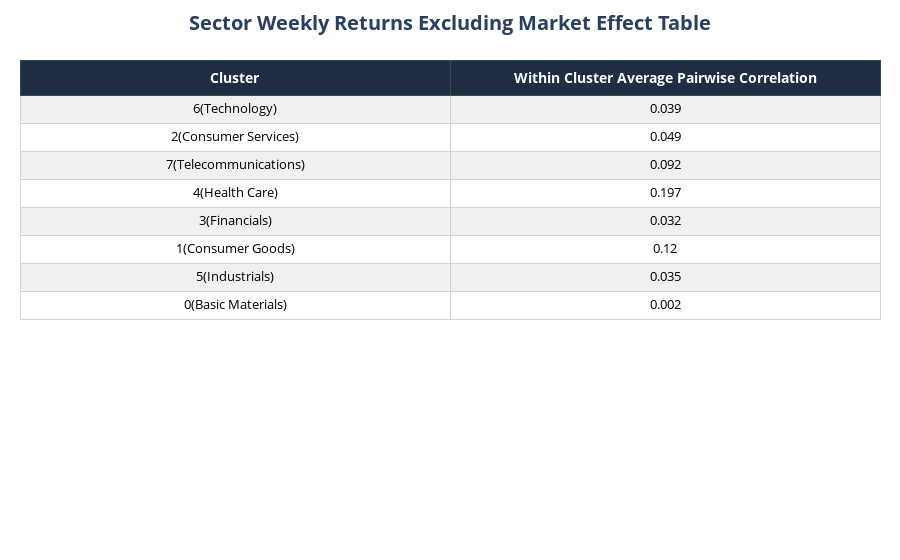
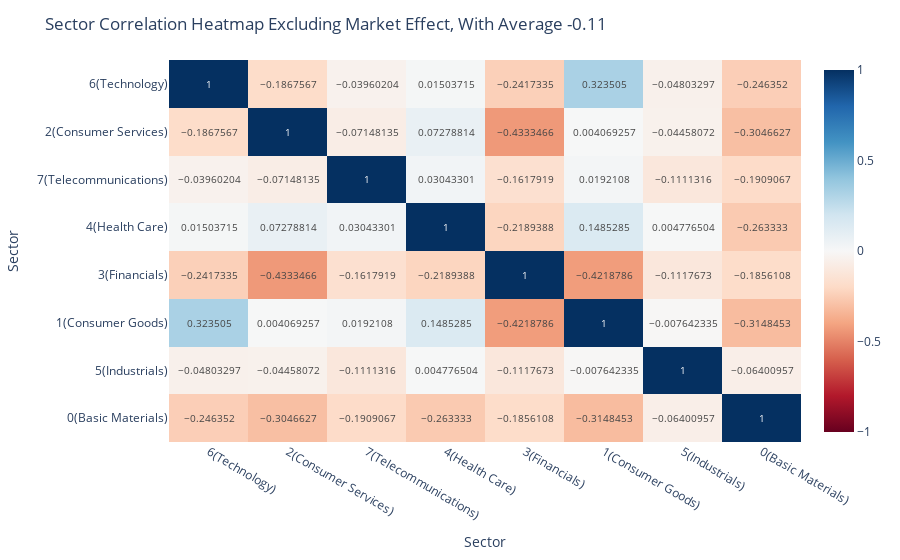

Source (notebook cell) for these figures, in order:
### Code cell
evaluation2(sector_returns, cluster=False)

### Figure 1 — Plotly figure (JSON) as saved in the notebook; plotly's stock layout.template omitted (floating-point values rounded to 4 significant figures)
{"data": [{"cells": {"align": "center", "fill": {"color": [["#f0f0f0", "#ffffff", "#f0f0f0", "#ffffff", "#f0f0f0", "#ffffff", "#f0f0f0", "#ffffff"], ["#f0f0f0", "#ffffff", "#f0f0f0", "#ffffff", "#f0f0f0", "#ffffff", "#f0f0f0", "#ffffff"]]}, "font": {"color": "black", "size": 13}, "height": 28, "line": {"color": "lightgrey"}, "values": [["6(Technology)", "2(Consumer Services)", "7(Telecommunications)", "4(Health Care)", "3(Financials)", "1(Consumer Goods)", "5(Industrials)", "0(Basic Materials)"], [0.039, 0.049, 0.092, 0.197, 0.032, 0.12, 0.035, 0.002]]}, "header": {"align": "center", "fill": {"color": "#1f2e43"}, "font": {"color": "white", "size": 14}, "height": 35, "line": {"color": "darkslategray"}, "values": ["<b>Cluster</b>", "<b>Within Cluster Average Pairwise Correlation</b>"]}, "type": "table"}], "layout": {"margin": {"b": 20, "l": 20, "r": 20, "t": 60}, "paper_bgcolor": "white", "title": {"font": {"size": 20}, "text": "<b>Sector Weekly Returns Excluding Market Effect Table</b>", "x": 0.5, "xanchor": "center"}}}

### Figure 2 — Plotly figure (JSON) as saved in the notebook; plotly's stock layout.template omitted (floating-point values rounded to 4 significant figures)
{"data": [{"coloraxis": "coloraxis", "hovertemplate": "Cluster: %{x}<br>Cluster: %{y}<br>color: %{z}<extra></extra>", "name": "0", "texttemplate": "%{z}", "type": "heatmap", "x": ["6(Technology)", "2(Consumer Services)", "7(Telecommunications)", "4(Health Care)", "3(Financials)", "1(Consumer Goods)", "5(Industrials)", "0(Basic Materials)"], "xaxis": "x", "y": ["6(Technology)", "2(Consumer Services)", "7(Telecommunications)", "4(Health Care)", "3(Financials)", "1(Consumer Goods)", "5(Industrials)", "0(Basic Materials)"], "yaxis": "y", "z": [[1, -0.1868, -0.0396, 0.01504, -0.2417, 0.3235, -0.04803, -0.2464], [-0.1868, 1, -0.07148, 0.07279, -0.4333, 0.004069, -0.04458, -0.3047], [-0.0396, -0.07148, 1, 0.03043, -0.1618, 0.01921, -0.1111, -0.1909], [0.01504, 0.07279, 0.03043, 1, -0.2189, 0.1485, 0.004777, -0.2633], [-0.2417, -0.4333, -0.1618, -0.2189, 1, -0.4219, -0.1118, -0.1856], [0.3235, 0.004069, 0.01921, 0.1485, -0.4219, 1, -0.007642, -0.3148], [-0.04803, -0.04458, -0.1111, 0.004777, -0.1118, -0.007642, 1, -0.06401], [-0.2464, -0.3047, -0.1909, -0.2633, -0.1856, -0.3148, -0.06401, 1]]}], "layout": {"coloraxis": {"cmax": 1, "cmin": -1, "colorscale": [[0, "rgb(103,0,31)"], [0.1, "rgb(178,24,43)"], [0.2, "rgb(214,96,77)"], [0.3, "rgb(244,165,130)"], [0.4, "rgb(253,219,199)"], [0.5, "rgb(247,247,247)"], [0.6, "rgb(209,229,240)"], [0.7, "rgb(146,197,222)"], [0.8, "rgb(67,147,195)"], [0.9, "rgb(33,102,172)"], [1, "rgb(5,48,97)"]]}, "margin": {"t": 60}, "title": {"text": "Sector Correlation Heatmap Excluding Market Effect, With Average -0.11"}, "xaxis": {"anchor": "y", "domain": [0, 1], "title": {"text": "Sector"}}, "yaxis": {"anchor": "x", "autorange": "reversed", "domain": [0, 1], "title": {"text": "Sector"}}}}
